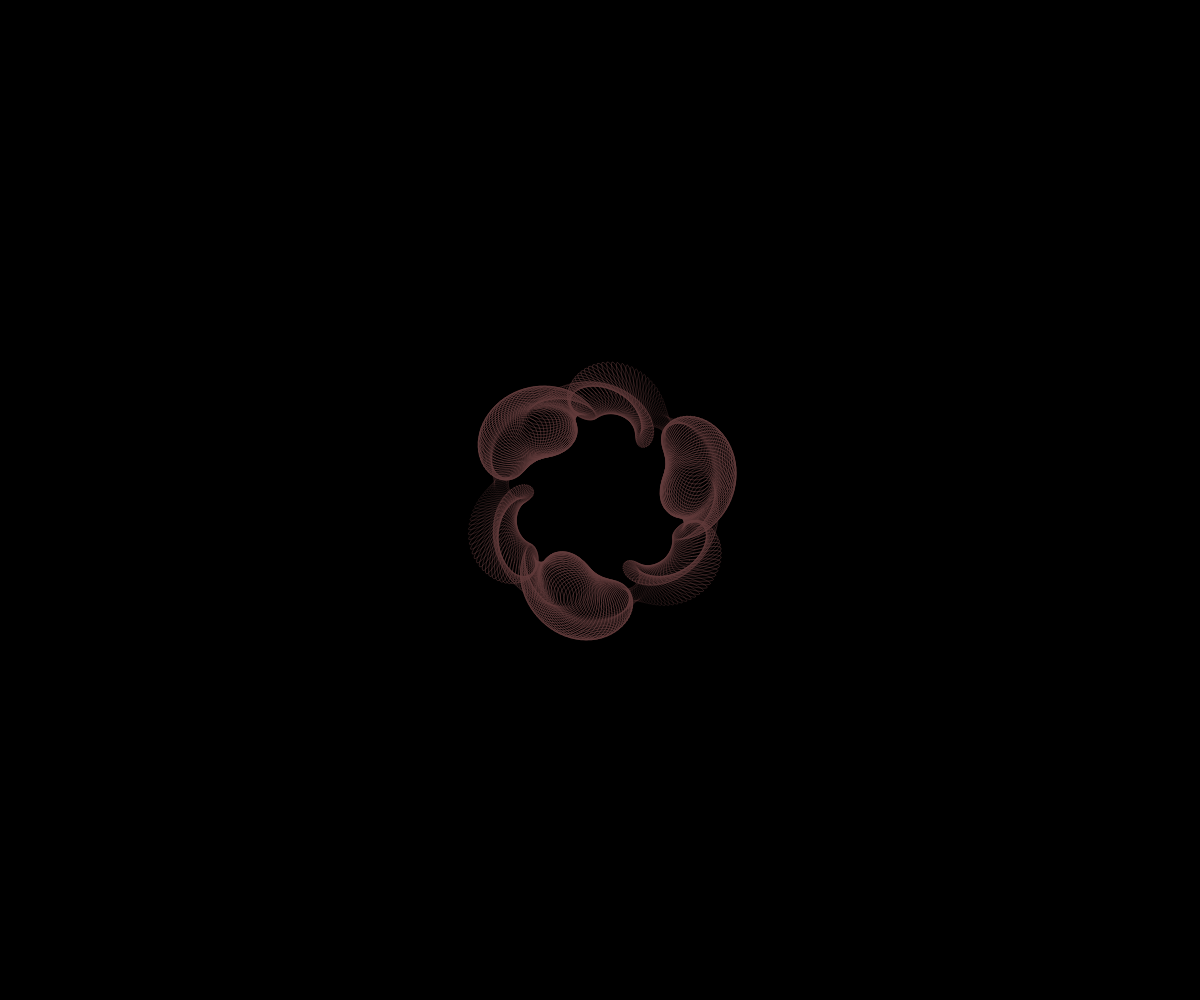
Frame 1 (no input)
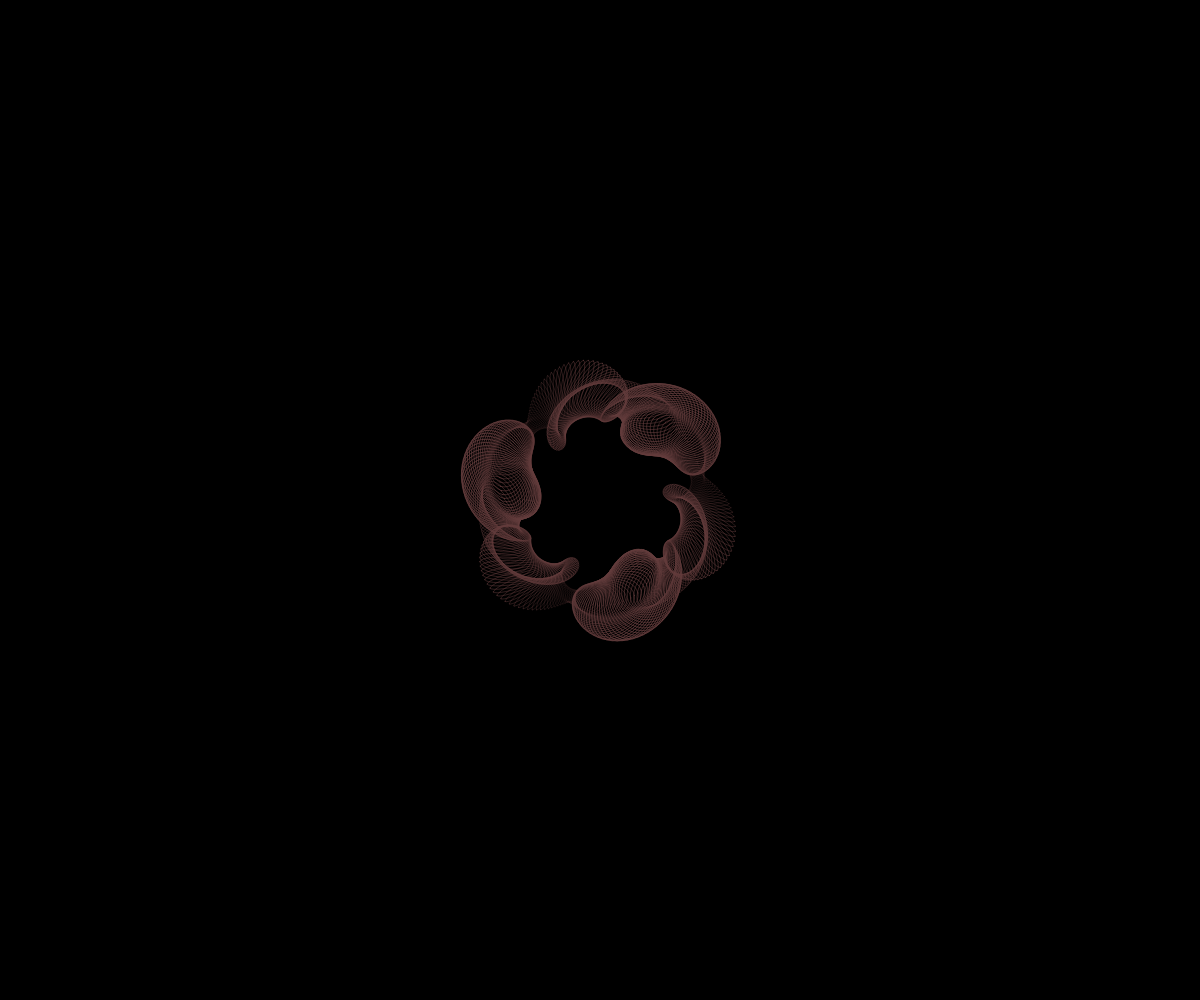
Frame 60 (no input)
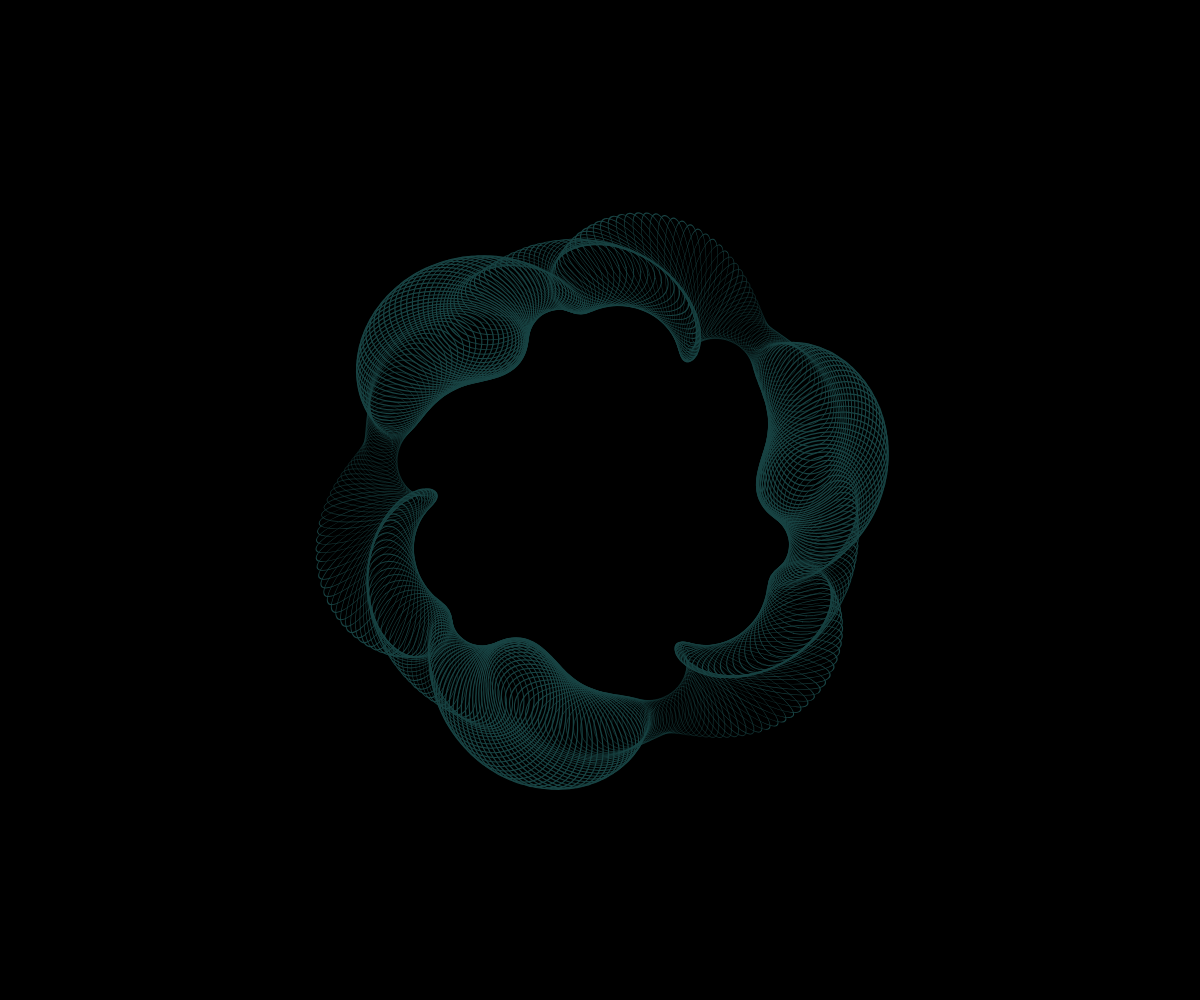
Frame 120 (the mouse pressed at the canvas centre since frame 60)

The p5.js sketch that drew these frames (run headless with seeded random() and noise() and a simulated clock; from frame 60 on, the mouse is pressed at the canvas centre):

// p5.js sketch
// ── sketch.js
let min, max, radius, h, s, b;
let speed = 0;

setup = () => {
  createCanvas(windowWidth, windowHeight);
  pixelDensity(1);
  radius = 150;
  colorMode(HSB, 255, 255, 255);
  h = random(255);
  s = random(255);
  b = random(255);
};

let drawEllipse = () => {
  noFill();
  stroke(h, s, b, 50);
  ellipse(0, 0, 120, 80);
};

mouseMoved = () => {
  radius = map(mouseY, 0, windowHeight, 100, 350);
};

draw = () => {
  fill(0, 100);
  rect(0, 0, windowWidth, windowHeight);
  speed += 15;

  h = map(mouseX, 0, width, 0, 255);
  s = map(mouseY, 0, width, 100, 255);
  b = map(mouseY, 0, width, 100, 21);

  min = map(mouseX, 0, width, 0.1, 0.5);
  max = map(mouseX, 0, width, 0.8, 1.8);

  translate(width / 2, height / 2);
  for (var i = 0; i < 360; i++) {
    push();
    rotate(radians(i));
    translate(0, radius);
    rotate(radians(i * 3));
    scale(
      map(sin(radians(i * 6 + speed)), -1, 1, min, max),
      map(sin(radians(i * 3 + speed)), -1, 1, min, max)
    );
    drawEllipse();
    pop();
  }
};
